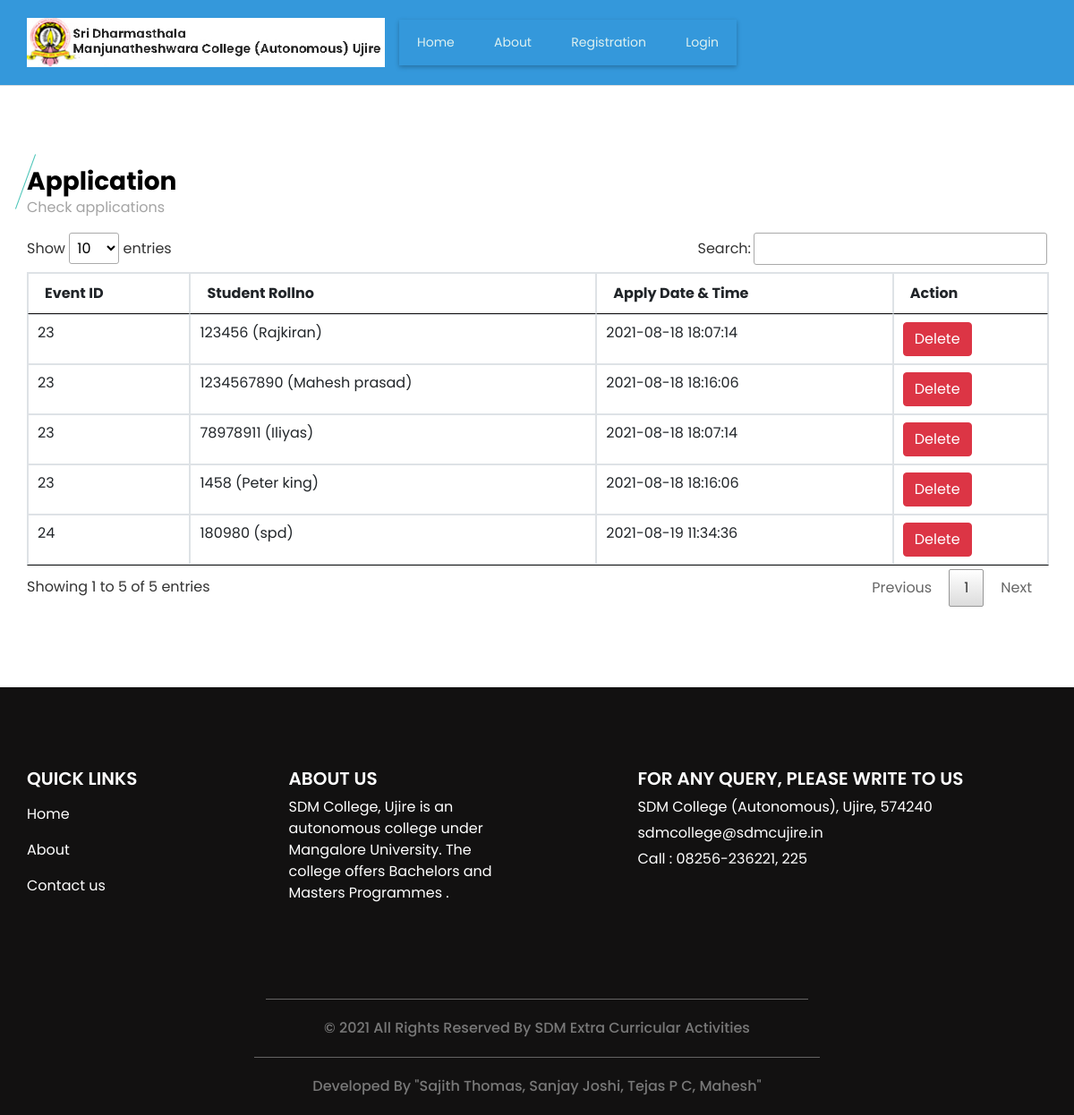
The page /view_event_apply.php on the database as committed earlier.
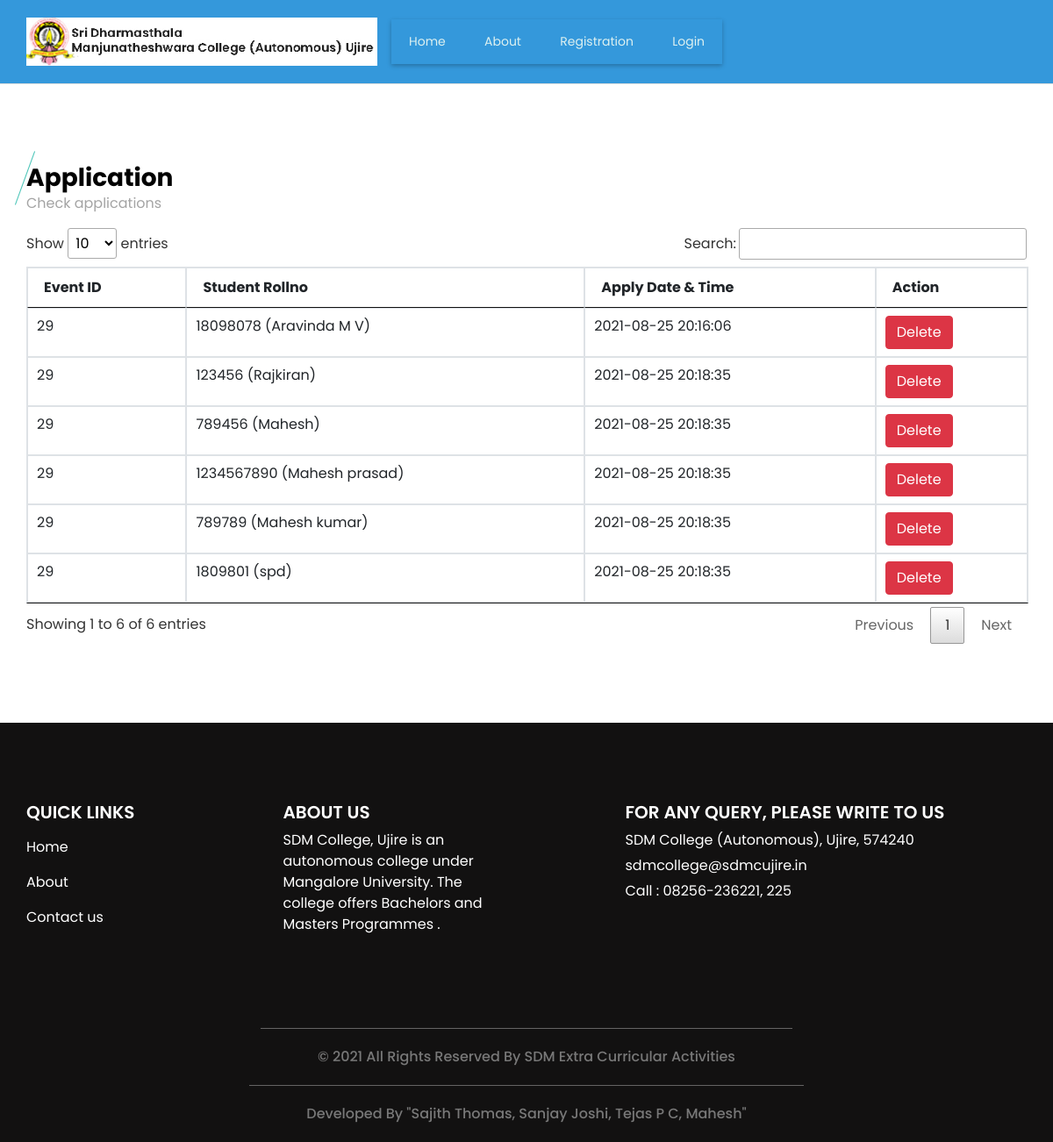
The same page on the database as committed later.
### tables this page shows
CREATE TABLE `event_participation` (
  `event_participation_id` int(11) NOT NULL,
  `event_id` int(11) NOT NULL,
  `student_id` int(11) NOT NULL,
  `event_participation_type` varchar(25) NOT NULL,
  `team` varchar(25) NOT NULL,
  `apply_dt_tim` datetime NOT NULL,
  `event_participation_status` varchar(10) NOT NULL
);

CREATE TABLE `student` (
  `student_id` int(11) NOT NULL,
  `student_name` varchar(30) NOT NULL,
  `course_id` int(11) NOT NULL,
  `student_rollno` varchar(10) NOT NULL,
  `student_password` varchar(300) NOT NULL,
  `st_class` varchar(20) NOT NULL,
  `student_image` varchar(300) NOT NULL,
  `gender` varchar(10) NOT NULL,
  `dob` date NOT NULL,
  `language` varchar(25) NOT NULL,
  `elective_paper` varchar(20) NOT NULL,
  `extension_activities` varchar(50) NOT NULL,
  `student_status` varchar(10) NOT NULL
);

### view_event_apply.php (the view, shortened to what this page needs)
<?php
include("header.php");
?>
  <section class="event_section layout_padding">
    <div class="container">
      <div class="heading_container">
        <h3>
         Application
        </h3>
        <p>
         Check applications
        </p>
      </div>
      <div class="event_container">
        <div class="">
<table id="datatableplugin" class="table table-bordered">
	<thead>
		<tr>
			<th>Event ID</th>
			<th>Student Rollno</th>
			<th>Apply Date & Time</th>
			<th>Action</th>
		</tr>
	</thead>
	<tbody>
		<?php
		$sqlview = "SELECT event_participation.*,student.student_rollno,student.student_name FROM  event_participation LEFT JOIN student ON event_participation.student_id=student.student_id";
		$qsqlview = mysqli_query($con,$sqlview);
		while($rsview = mysqli_fetch_array($qsqlview))
		{
			echo "<tr>
				<td>$rsview[event_id]</td>
				<td>$rsview[student_rollno] ($rsview[student_name])</td>
				<td>$rsview[apply_dt_tim]</td>
				<td>
				<a href='view_event_apply.php?delid=$rsview[event_participation_id]' class='btn btn-danger' onclick='return confirmdel()' >Delete</a>
				</td>
			</tr>";
		}
		?>
	</tbody>
</table>
        </div>
      </div>
    </div>
  </section>
<?php
include("footer.php");
?>

Rows that differ between the two databases and show on the page:
removed event_participation: event "23", student.student_rollno "123456", student.student_name "Rajkiran", apply_dt_tim "2021-08-18 18:07:14"
removed event_participation: event "23", student.student_rollno "1234567890", student.student_name "Mahesh prasad", apply_dt_tim "2021-08-18 18:16:06"
removed event_participation: event "23", student.student_rollno "78978911", student.student_name "Iliyas", apply_dt_tim "2021-08-18 18:07:14"
removed event_participation: event "23", student.student_rollno "1458", student.student_name "Peter king", apply_dt_tim "2021-08-18 18:16:06"
removed event_participation: event "24", student.student_rollno "180980", student.student_name "spd", apply_dt_tim "2021-08-19 11:34:36"
added event_participation: event "29", student.student_rollno "18098078", student.student_name "Aravinda M V", apply_dt_tim "2021-08-25 20:16:06"
added event_participation: event "29", student.student_rollno "123456", student.student_name "Rajkiran", apply_dt_tim "2021-08-25 20:18:35"
added event_participation: event "29", student.student_rollno "789456", student.student_name "Mahesh", apply_dt_tim "2021-08-25 20:18:35"
added event_participation: event "29", student.student_rollno "1234567890", student.student_name "Mahesh prasad", apply_dt_tim "2021-08-25 20:18:35"
added event_participation: event "29", student.student_rollno "789789", student.student_name "Mahesh kumar", apply_dt_tim "2021-08-25 20:18:35"
added event_participation: event "29", student.student_rollno "1809801", student.student_name "spd", apply_dt_tim "2021-08-25 20:18:35"
Other text that changed with them:
text written by a page script: "Show entries Search: Showing 1 to 5 of 5 entries Previous 1 Next" → "Show entries Search: Showing 1 to 6 of 6 entries Previous 1 Next"
